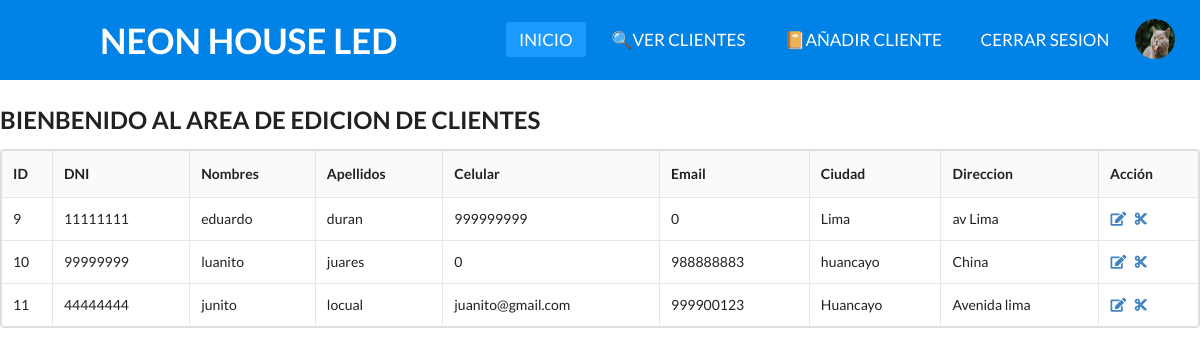
The page /controller/clienteController.php?action=view (signed in) on the database its author committed.
### tables this page shows
CREATE TABLE `clients` (
  `id` int(11) NOT NULL,
  `dni` int(8) NOT NULL,
  `nombres` varchar(30) NOT NULL,
  `apellidos` varchar(30) NOT NULL,
  `celular` int(9) NOT NULL,
  `email` varchar(30) NOT NULL,
  `ciudad` varchar(30) NOT NULL,
  `direccion` varchar(50) NOT NULL
);

### core/database.php (called while the page is built, shortened)
<?php
class Conexion{
 public function __construct()
    {
    $host = "localhost";
    $dbname = "crudneos";
    $username = "root";
    $password = "";
    try {
        $this->db = new PDO("mysql:host=$host;dbname=$dbname",$username,$password);
    } catch (PDOException $th) {
        echo "Error: ". $th->getMessage();
    }
    }
}
?>

### model/clienteModel.php (called while the page is built, shortened)
<?php
require_once dirname(dirname(__FILE__)). '\core\database.php';
class Cliente{
    protected function SearchAllClients()
    {
        $ic = new Conexion();
        $sql = "SELECT *FROM clients";
        $insertar = $ic->db->prepare($sql);
        $insertar->execute();
        $objetretornClients = $insertar->fetchAll(PDO::FETCH_OBJ);
        return $objetretornClients;
    }
}
?>

### view/viewCliente.php (the view, shortened to what this page needs)
<?php
require_once 'header.php';
?>
<h2 class="center"> BIENBENIDO AL AREA DE EDICION DE CLIENTES</h2>
<div class="row">
  <div class="ui celled table">
    <div class="panel panel-default">
     <div class="panel-body">
      <table class="ui table ">
        <thead>
          <tr>
            <th class="text-center" style="width: 50px;">ID</th>
            <th>DNI </th>
            <th>Nombres </th>
            <th>Apellidos</th>
            <th>Celular </th>
            <th>Email</th>
            <th>Ciudad </th>
            <th>Direccion</th>
            <th class="text-center" style="width: 100px;">Acción</th>
          </tr>
        </thead>
        <tbody>
        <?php foreach($objetretornClient as $user) {?>
          <tr>
           <td><?php echo $user->id?></td>
           <td><?php echo $user->dni?></td>
           <td><?php echo $user->nombres?></td>
           <td><?php echo $user->apellidos?></td>
           <td><?php echo $user->email?></td>
           <td><?php echo $user->celular?></td>
           <td><?php echo $user->ciudad?></td>
           <td><?php echo $user->direccion?></td>
           <td class="text-center">
             <div class="btn-group">
                <a href="../controller/clienteController.php?action=update&id=<?php echo $user->id;?>" class="btn btn-xs btn-warning" data-toggle="tooltip" title="Editar">
                  <i class="edit icon"></i>
               </a>
                <a href="../controller/clienteController.php?action=delete&id=<?php echo $user->id;?>" class="btn btn-xs btn-danger" data-toggle="tooltip" title="Eliminar">
                  <i class="cut icon"></i>
                </a>
                </div>
           </td>
          </tr>
        <?php }?>
       </tbody>
     </table>
     </div>
    </div>
  </div>
</div>

### controller/clienteController.php (shortened to what this page needs)
<?php
require_once dirname(dirname(__FILE__)) .'\model\clienteModel.php';
class CientesController extends Cliente{
    public function ListClientView()
    {
        $objetretornClient = $this->SearchAllClients();
        require  '../view/viewCliente.php';
    }
}
if(isset($_GET['action']) && $_GET['action']=='view')
{
    $instanciaClientes = new CientesController();
    $instanciaClientes->ListClientView();
}
?>

### view/header.php (shortened to what this page needs)
<!DOCTYPE html>
<html lang="en" dir="ltr">
  <head>
    <link rel="stylesheet" href="../css/admin.css">
    <link rel="stylesheet" href="https://cdnjs.cloudflare.com/ajax/libs/semantic-ui/2.4.1/semantic.min.css" />
  </head>
  <body>
  <?php if(isset($_SESSION['rol']) && $_SESSION['rol']=="1"){?>
    <nav>
      <label class="logo">NEON HOUSE LED</label>
      <ul>
        <li><a class="active" href="../view/admin.php">INICIO</a></li>
        <li><a href="../controller/clienteController.php?action=view">🔍Ver Clientes</a></li>
        <li><a href="../controller/clienteController.php?action=insert">📔Añadir Cliente</a></li>
        <li><a href="../controller/userControllers.php?action=logout">Cerrar Sesion</a></li>
        <li><img src="cat.jpg" width="40" height="40"></li>
      </ul>
    </nav>
    <?php }?>
    </body>
</html>

### css/admin.css (style rules this page uses)
* { padding: 0; margin: 0; text-decoration: none; list-style: none; box-sizing: border-box; }
body { font-family: montserrat; }
nav { background: #0082e6; height: 80px; width: 100%; }
label.logo { color: white; font-size: 35px; line-height: 80px; padding: 0 100px; font-weight: bold; }
nav ul { float: right; margin-right: 20px; }
nav ul li { display: inline-block; line-height: 80px; margin: 0 5px; }
nav ul li a { color: white; font-size: 17px; padding: 7px 13px; border-radius: 3px; text-transform: uppercase; }
a.active,a:hover { background: #1b9bff; transition: .5s; }
img { position: relative; top:13px; border-radius: 50%; }

### rows shown on the page
clients: id "9", dni "11111111", nombres "eduardo", apellidos "duran", email "999999999", celular "0", ciudad "Lima", direccion "av Lima"
clients: id "10", dni "99999999", nombres "luanito", apellidos "juares", email "0", celular "988888883", ciudad "huancayo", direccion "China"
clients: id "11", dni "44444444", nombres "junito", apellidos "locual", email "juanito@gmail.com", celular "999900123", ciudad "Huancayo", direccion "Avenida lima"
